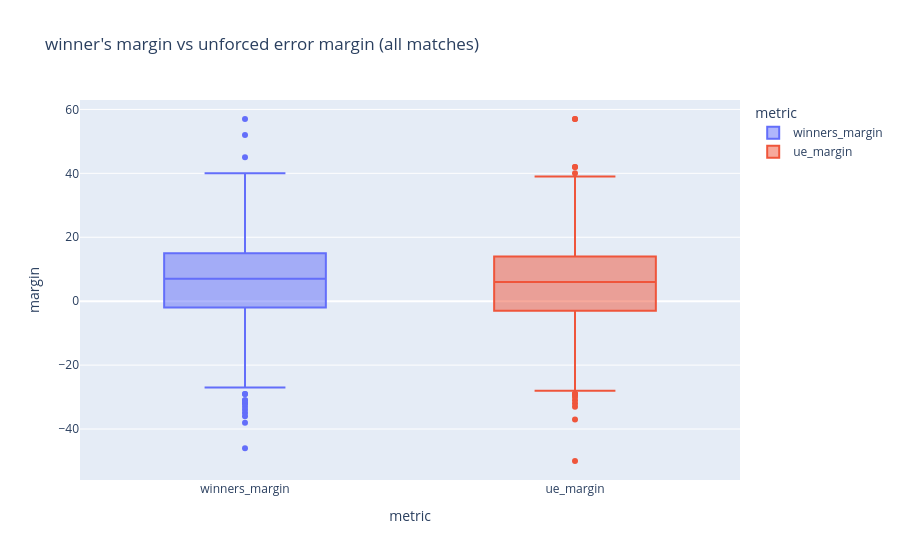

Here is the notebook cell this chart was saved with:
### Code cell
fig1 = px.box(df_long, x="metric", y="margin", color="metric",
    title="winner's margin vs unforced error margin (all matches)")


fig1.show()

### Figure 1 — Plotly figure (JSON) as saved in the notebook; plotly's stock layout.template omitted (floating-point values rounded to 4 significant figures; data arrays with more than 128 entries replaced by an {"elided": "..."} marker saying what was removed)
{"data": [{"alignmentgroup": "True", "hovertemplate": "metric=%{x}<br>margin=%{y}<extra></extra>", "legendgroup": "winners_margin", "marker": {"color": "#636efa"}, "name": "winners_margin", "notched": false, "offsetgroup": "winners_margin", "orientation": "v", "showlegend": true, "type": "box", "x": {"elided": "712 str values"}, "x0": " ", "xaxis": "x", "y": {"elided": "712 int values"}, "y0": " ", "yaxis": "y"}, {"alignmentgroup": "True", "hovertemplate": "metric=%{x}<br>margin=%{y}<extra></extra>", "legendgroup": "ue_margin", "marker": {"color": "#EF553B"}, "name": "ue_margin", "notched": false, "offsetgroup": "ue_margin", "orientation": "v", "showlegend": true, "type": "box", "x": {"elided": "712 str values"}, "x0": " ", "xaxis": "x", "y": {"elided": "712 int values"}, "y0": " ", "yaxis": "y"}], "layout": {"boxmode": "overlay", "legend": {"title": {"text": "metric"}, "tracegroupgap": 0}, "title": {"text": "winner's margin vs unforced error margin (all matches)"}, "xaxis": {"anchor": "y", "categoryarray": ["winners_margin", "ue_margin"], "categoryorder": "array", "domain": [0, 1], "title": {"text": "metric"}}, "yaxis": {"anchor": "x", "domain": [0, 1], "title": {"text": "margin"}}}}
